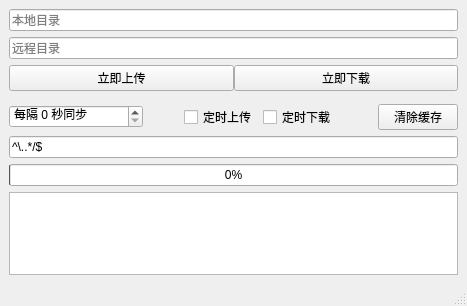
<?xml version="1.0" encoding="UTF-8"?>
<ui version="4.0">
 <class>MainWindow</class>
 <widget class="QMainWindow" name="MainWindow">
  <property name="geometry">
   <rect>
    <x>0</x>
    <y>0</y>
    <width>467</width>
    <height>306</height>
   </rect>
  </property>
  <property name="windowTitle">
   <string>双向同步工具</string>
  </property>
  <widget class="QWidget" name="centralwidget">
   <layout class="QVBoxLayout" name="verticalLayout">
    <item>
     <widget class="QLineEdit" name="lineEdit">
      <property name="placeholderText">
       <string>本地目录</string>
      </property>
     </widget>
    </item>
    <item>
     <widget class="QLineEdit" name="lineEdit_2">
      <property name="placeholderText">
       <string>远程目录</string>
      </property>
     </widget>
    </item>
    <item>
     <layout class="QHBoxLayout" name="horizontalLayout">
      <property name="spacing">
       <number>0</number>
      </property>
      <property name="bottomMargin">
       <number>7</number>
      </property>
      <item>
       <widget class="QPushButton" name="pushButton">
        <property name="text">
         <string>立即上传</string>
        </property>
       </widget>
      </item>
      <item>
       <widget class="QPushButton" name="pushButton_2">
        <property name="text">
         <string>立即下载</string>
        </property>
       </widget>
      </item>
     </layout>
    </item>
    <item>
     <layout class="QHBoxLayout" name="horizontalLayout_2">
      <item>
       <widget class="QSpinBox" name="spinBox">
        <property name="suffix">
         <string> 秒同步</string>
        </property>
        <property name="prefix">
         <string>每隔 </string>
        </property>
        <property name="maximum">
         <number>9999999</number>
        </property>
       </widget>
      </item>
      <item>
       <spacer name="horizontalSpacer">
        <property name="orientation">
         <enum>Qt::Horizontal</enum>
        </property>
        <property name="sizeHint" stdset="0">
         <size>
          <width>40</width>
          <height>20</height>
         </size>
        </property>
       </spacer>
      </item>
      <item>
       <widget class="QCheckBox" name="checkBox">
        <property name="text">
         <string>定时上传</string>
        </property>
       </widget>
      </item>
      <item>
       <widget class="QCheckBox" name="checkBox_2">
        <property name="text">
         <string>定时下载</string>
        </property>
       </widget>
      </item>
      <item>
       <spacer name="horizontalSpacer_2">
        <property name="orientation">
         <enum>Qt::Horizontal</enum>
        </property>
        <property name="sizeHint" stdset="0">
         <size>
          <width>40</width>
          <height>20</height>
         </size>
        </property>
       </spacer>
      </item>
      <item>
       <widget class="QPushButton" name="pushButton_3">
        <property name="text">
         <string>清除缓存</string>
        </property>
       </widget>
      </item>
     </layout>
    </item>
    <item>
     <widget class="QLineEdit" name="lineEdit_3">
      <property name="toolTip">
       <string>&lt;html&gt;&lt;head/&gt;&lt;body&gt;&lt;p&gt;按文件名的正则表达式来过滤文件&lt;/p&gt;&lt;p&gt;忽略目录需在末尾加上斜杠&amp;quot;/&amp;quot;&lt;/p&gt;&lt;/body&gt;&lt;/html&gt;</string>
      </property>
      <property name="text">
       <string>^\..*/$</string>
      </property>
      <property name="placeholderText">
       <string>过滤正则</string>
      </property>
     </widget>
    </item>
    <item>
     <widget class="QProgressBar" name="progressBar">
      <property name="maximum">
       <number>10000</number>
      </property>
      <property name="value">
       <number>24</number>
      </property>
     </widget>
    </item>
    <item>
     <widget class="QPlainTextEdit" name="plainTextEdit">
      <property name="enabled">
       <bool>true</bool>
      </property>
      <property name="readOnly">
       <bool>true</bool>
      </property>
     </widget>
    </item>
   </layout>
  </widget>
  <widget class="QMenuBar" name="menubar">
   <property name="geometry">
    <rect>
     <x>0</x>
     <y>0</y>
     <width>467</width>
     <height>23</height>
    </rect>
   </property>
  </widget>
  <widget class="QStatusBar" name="statusbar"/>
 </widget>
 <resources/>
 <connections/>
</ui>
